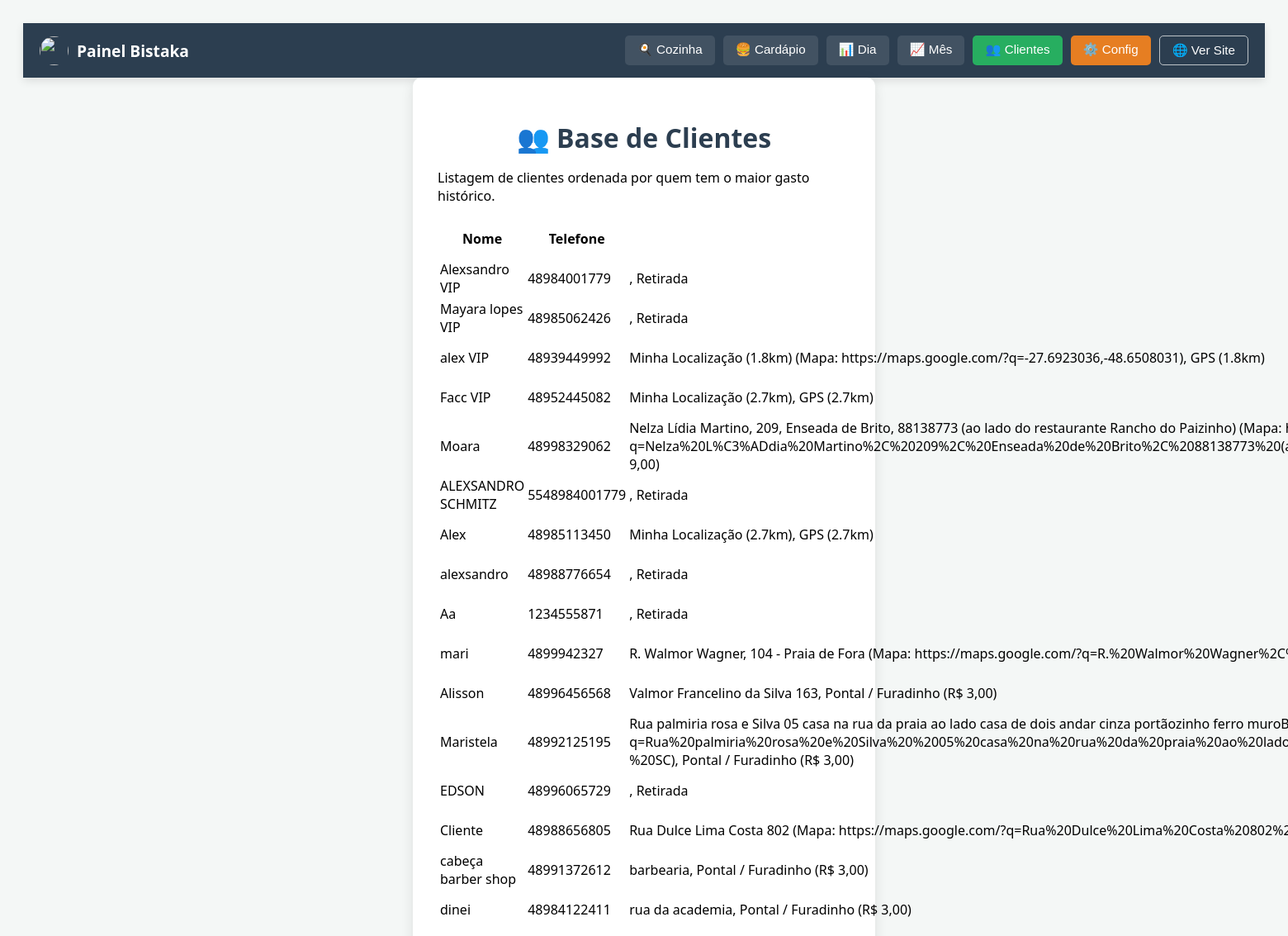
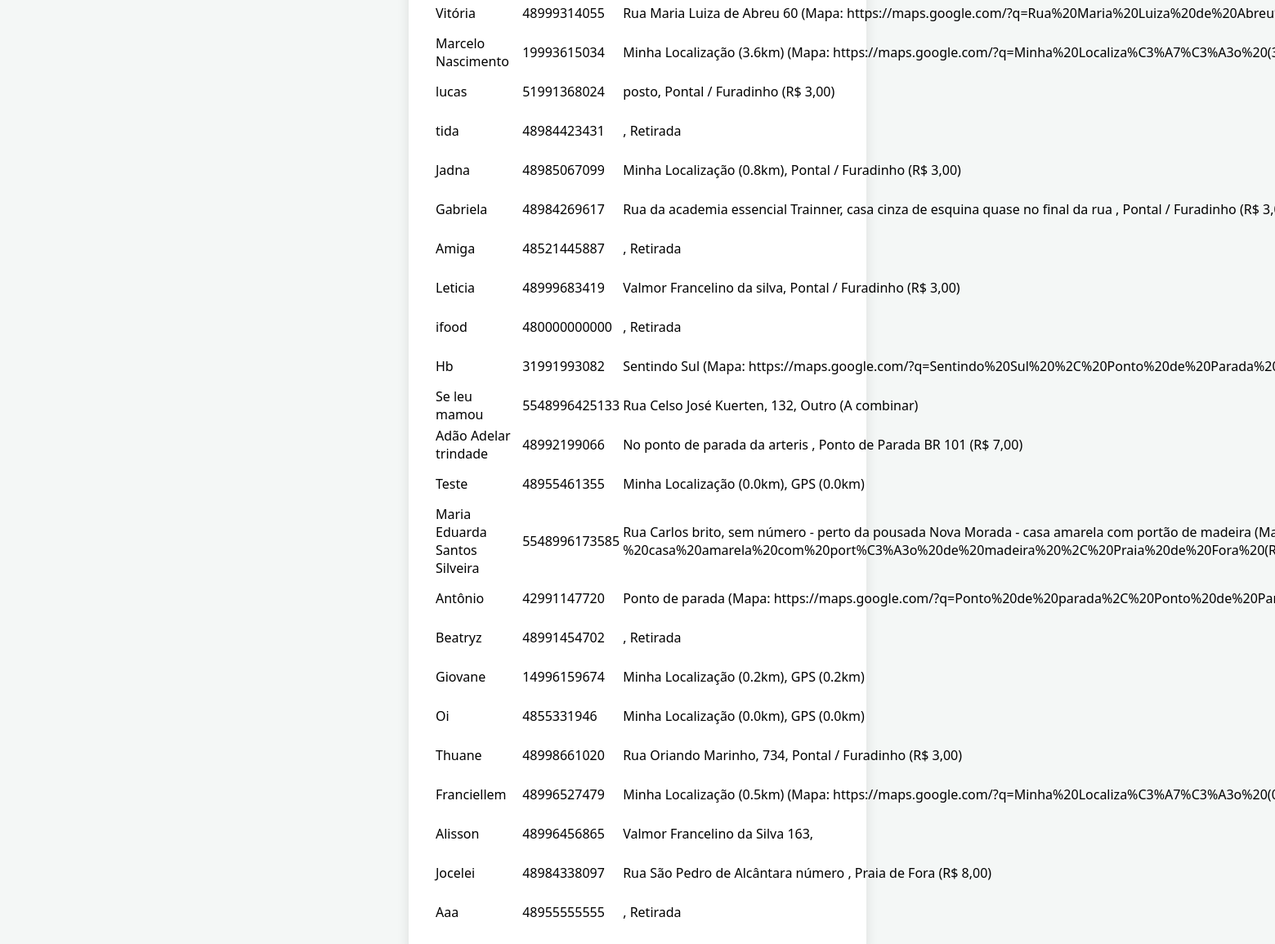
Page /admin/clientes (signed in) on the committed database (2 pictures, top to bottom).
### tables this page shows
CREATE TABLE clientes (
                telefone TEXT PRIMARY KEY,
                nome TEXT,
                endereco TEXT,
                bairro TEXT,
                primeiro_pedido DATETIME,
                ultimo_pedido DATETIME,
                total_gasto REAL DEFAULT 0
            );

### app.py (the view)
@app.route('/admin/clientes')
def lista_clientes():
    if not session.get('logged_in'): return redirect(url_for('login'))
    conn = get_db_connection()
    cursor = conn.execute('SELECT * FROM clientes ORDER BY total_gasto DESC')
    clientes = cursor.fetchall()
    conn.close()
    return render_template('clientes.html', clientes=clientes)

### app.py (called while the page is built)
def get_db_connection():
    conn = sqlite3.connect(DB_FILE)
    conn.row_factory = sqlite3.Row
    return conn

### templates/clientes.html (shortened to what this page needs)
<!DOCTYPE html>
<html lang="pt-br">
<head>
</head>
<body>
    <nav class="admin-navbar">
        <div class="brand">
            <img src="/static/uploads/logo.png" style="height: 35px; width: 35px; border-radius: 50%; object-fit: cover;">
            Painel Bistaka
        </div>
        <div class="nav-links">
             <a href="/admin/dashboard">🍳 Cozinha</a>
            <a href="/admin">🍔 Cardápio</a>
            <a href="/admin/relatorio">📊 Dia</a>
            <a href="/admin/relatorio_mensal">📈 Mês</a>
            <a href="/admin/clientes" style="background: #27ae60;">👥 Clientes</a>
            <a href="/admin/configuracoes" style="background: #e67e22;">⚙️ Config</a>
            <a href="/" target="_blank" style="background: transparent; border: 1px solid #bdc3c7;">🌐 Ver Site</a>
        </div>
    </nav>
    <div class="container">
        <h1>👥 Base de Clientes</h1>
        <p>Listagem de clientes ordenada por quem tem o maior gasto histórico.</p>
        <table>
            <thead>
                <tr>
                    <th>Nome</th>
                    <th>Telefone</th>
                    <th>Endereço</th>
                </tr>
            </thead>
            <tbody>
                {% for c in clientes %}
                <tr>
                    <td>
                        {{ c.nome }}
                        {% if c.total_gasto > 200 %} <span class="badge-ouro">VIP</span> {% endif %}
                    </td>
                    <td>{{ c.telefone }}</td>
                    <td>{{ c.endereco }}, {{ c.bairro }}</td>
                </tr>
                {% endfor %}
            </tbody>
        </table>
    </div>
</body>
</html>

### templates/clientes.html (style rules this page uses)
.admin-navbar { background: #2c3e50; color: white; padding: 15px 20px; display: flex; justify-content: space-between; align-items: center; box-shadow: 0 4px 10px rgba(0,0,0,0.1); flex-wrap: wrap; gap: 10px; }
.admin-navbar .brand { font-weight: bold; font-size: 1.2rem; display: flex; align-items: center; gap: 10px; }
.admin-navbar .nav-links { display: flex; gap: 10px; flex-wrap: wrap; }
.admin-navbar a { color: white; text-decoration: none; padding: 8px 15px; border-radius: 5px; background: rgba(255,255,255,0.1); transition: background 0.2s; font-size: 0.95rem; font-family: sans-serif; }
body { font-family: 'Segoe UI', sans-serif; background: #f4f7f6; padding: 20px; }
.container { max-width: 500px; margin: auto; background: white; padding: 30px; border-radius: 10px; box-shadow: 0 4px 15px rgba(0,0,0,0.1); }
h1 { text-align: center; color: #2c3e50; margin-bottom: 5px; }

### rows in the picture
clientes: nome "Alexsandro", total_gasto "VIP", telefone "48984001779", bairro "Retirada"
clientes: nome "Mayara lopes", total_gasto "VIP", telefone "48985062426", bairro "Retirada"
clientes: nome "alex", total_gasto "VIP", telefone "48939449992", endereco "Minha Localização (1.8km) (Mapa: https://maps.google.com/?q=-27.6923036,-48.6508031)", bairro "GPS (1.8km)"
clientes: nome "Facc", total_gasto "VIP", telefone "48952445082", endereco "Minha Localização (2.7km)", bairro "GPS (2.7km)"
clientes: nome "Moara", telefone "48998329062", endereco "Nelza Lídia Martino, 209, Enseada de Brito, 88138773 (ao lado do restaurante Rancho do Paizinho) (Mapa:…"
clientes: nome "ALEXSANDRO SCHMITZ", telefone "5548984001779", bairro "Retirada"
clientes: nome "Alex", telefone "48985113450", endereco "Minha Localização (2.7km)", bairro "GPS (2.7km)"
clientes: nome "alexsandro", telefone "48988776654", bairro "Retirada"
clientes: nome "Aa", telefone "1234555871", bairro "Retirada"
clientes: nome "mari", telefone "4899942327", endereco "R. Walmor Wagner, 104 - Praia de Fora (Mapa:…"
clientes: nome "Alisson", telefone "48996456568", endereco "Valmor Francelino da Silva 163", bairro "Pontal / Furadinho (R$ 3,00)"
clientes: nome "Maristela", telefone "48992125195", endereco "Rua palmiria rosa e Silva 05 casa na rua da praia ao lado casa de dois andar cinza portãozinho ferro…", bairro "Pontal / Furadinho (R$ 3,00)"
clientes: nome "EDSON", telefone "48996065729", bairro "Retirada"
clientes: nome "Cliente", telefone "48988656805", endereco "Rua Dulce Lima Costa 802 (Mapa:…"
clientes: nome "cabeça barber shop", telefone "48991372612", endereco "barbearia", bairro "Pontal / Furadinho (R$ 3,00)"
clientes: nome "dinei", telefone "48984122411", endereco "rua da academia", bairro "Pontal / Furadinho (R$ 3,00)"
clientes: nome "Vitória", telefone "48999314055", endereco "Rua Maria Luiza de Abreu 60 (Mapa:…"
clientes: nome "Marcelo Nascimento", telefone "19993615034", endereco "Minha Localização (3.6km) (Mapa:…"
clientes: nome "lucas", telefone "51991368024", endereco "posto", bairro "Pontal / Furadinho (R$ 3,00)"
clientes: nome "tida", telefone "48984423431", bairro "Retirada"
clientes: nome "Jadna", telefone "48985067099", endereco "Minha Localização (0.8km)", bairro "Pontal / Furadinho (R$ 3,00)"
clientes: nome "Gabriela", telefone "48984269617", endereco "Rua da academia essencial Trainner, casa cinza de esquina quase no final da rua", bairro "Pontal / Furadinho (R$…"
clientes: nome "Amiga", telefone "48521445887", bairro "Retirada"
clientes: nome "Leticia", telefone "48999683419", endereco "Valmor Francelino da silva", bairro "Pontal / Furadinho (R$ 3,00)"
clientes: nome "ifood", telefone "480000000000", bairro "Retirada"
clientes: nome "Hb", telefone "31991993082", endereco "Sentindo Sul (Mapa:…"
clientes: nome "Se leu mamou", telefone "5548996425133", endereco "Rua Celso José Kuerten, 132", bairro "Outro (A combinar)"
clientes: nome "Adão Adelar trindade", telefone "48992199066", endereco "No ponto de parada da arteris", bairro "Ponto de Parada BR 101 (R$ 7,00)"
clientes: nome "Teste", telefone "48955461355", endereco "Minha Localização (0.0km)", bairro "GPS (0.0km)"
clientes: nome "Maria Eduarda Santos Silveira", telefone "5548996173585", endereco "Rua Carlos brito, sem número - perto da pousada Nova Morada - casa amarela com portão de madeira…"
clientes: nome "Antônio", telefone "42991147720", endereco "Ponto de parada (Mapa:…"
clientes: nome "Beatryz", telefone "48991454702", bairro "Retirada"
clientes: nome "Giovane", telefone "14996159674", endereco "Minha Localização (0.2km)", bairro "GPS (0.2km)"
clientes: nome "Oi", telefone "4855331946", endereco "Minha Localização (0.0km)", bairro "GPS (0.0km)"
clientes: nome "Thuane", telefone "48998661020", endereco "Rua Oriando Marinho, 734", bairro "Pontal / Furadinho (R$ 3,00)"
clientes: nome "Franciellem", telefone "48996527479", endereco "Minha Localização (0.5km) (Mapa:…"
clientes: nome "Alisson", telefone "48996456865", endereco "Valmor Francelino da Silva 163"
clientes: nome "Jocelei", telefone "48984338097", endereco "Rua São Pedro de Alcântara número", bairro "Praia de Fora (R$ 8,00)"
clientes: nome "Aaa", telefone "48955555555", bairro "Retirada"
